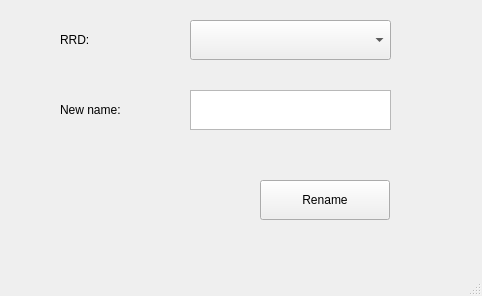
<?xml version="1.0" encoding="UTF-8"?>
<ui version="4.0">
 <class>RenameWindow</class>
 <widget class="QMainWindow" name="RenameWindow">
  <property name="geometry">
   <rect>
    <x>0</x>
    <y>0</y>
    <width>482</width>
    <height>296</height>
   </rect>
  </property>
  <property name="windowTitle">
   <string>MainWindow</string>
  </property>
  <widget class="QWidget" name="centralwidget">
   <widget class="QComboBox" name="cbNames">
    <property name="geometry">
     <rect>
      <x>190</x>
      <y>20</y>
      <width>201</width>
      <height>40</height>
     </rect>
    </property>
   </widget>
   <widget class="QLabel" name="label">
    <property name="geometry">
     <rect>
      <x>60</x>
      <y>20</y>
      <width>98</width>
      <height>40</height>
     </rect>
    </property>
    <property name="text">
     <string>RRD:</string>
    </property>
   </widget>
   <widget class="QLabel" name="label_2">
    <property name="geometry">
     <rect>
      <x>60</x>
      <y>90</y>
      <width>141</width>
      <height>40</height>
     </rect>
    </property>
    <property name="text">
     <string>New name:</string>
    </property>
   </widget>
   <widget class="QTextEdit" name="teName">
    <property name="geometry">
     <rect>
      <x>190</x>
      <y>90</y>
      <width>201</width>
      <height>40</height>
     </rect>
    </property>
   </widget>
   <widget class="QPushButton" name="pbRename">
    <property name="geometry">
     <rect>
      <x>260</x>
      <y>180</y>
      <width>130</width>
      <height>40</height>
     </rect>
    </property>
    <property name="text">
     <string>Rename</string>
    </property>
   </widget>
  </widget>
  <widget class="QMenuBar" name="menubar">
   <property name="geometry">
    <rect>
     <x>0</x>
     <y>0</y>
     <width>482</width>
     <height>30</height>
    </rect>
   </property>
  </widget>
  <widget class="QStatusBar" name="statusbar"/>
 </widget>
 <resources/>
 <connections/>
</ui>
